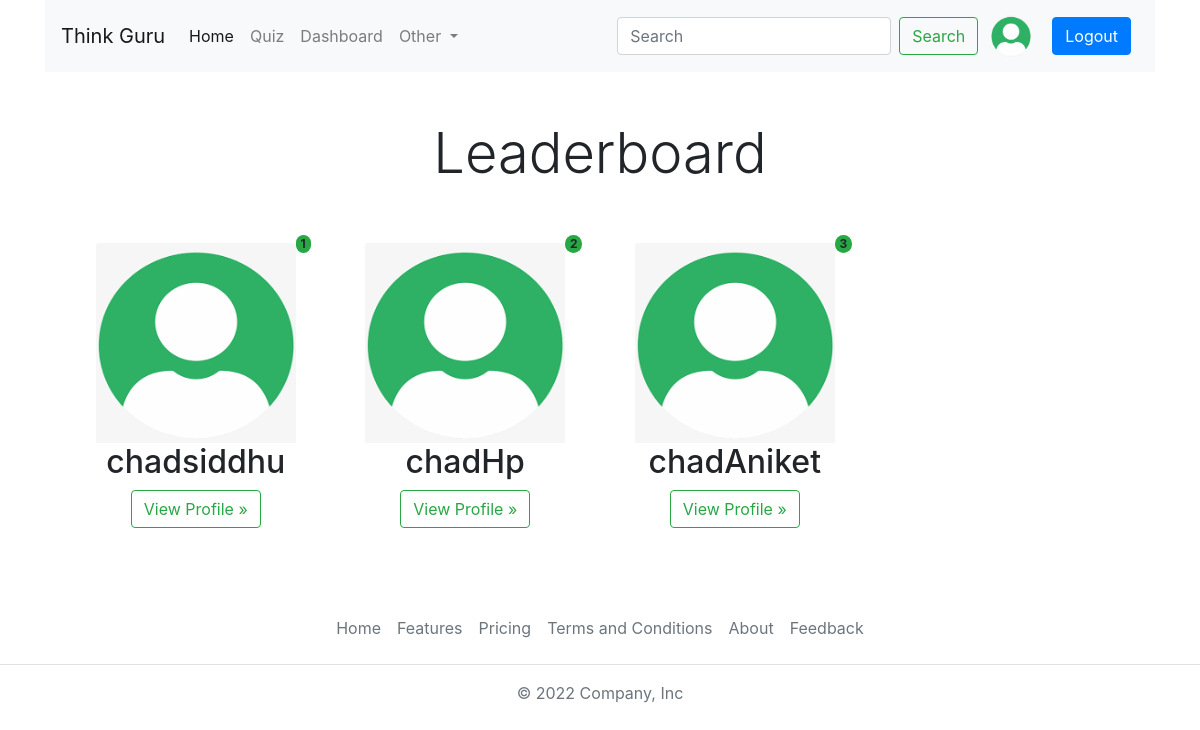
Page /leaderboard/ (signed in) on the committed database.
### account/models.py (models this page shows, shortened)
class Profile(models.Model):
  user = models.OneToOneField(User,on_delete=models.CASCADE)
  bio = models.TextField(null=True,blank=True)
  profile_img = models.ImageField(upload_to='profile_images',default='user_png.png',blank=True)

### quiz/models.py (models this page shows, shortened)
class UserRank(models.Model):
  user = models.OneToOneField(User,on_delete=models.CASCADE)
  rank = models.IntegerField(null=True,blank=True)
  totalScore = models.IntegerField(null=True,blank=True)

### base/views.py (the view)
# urls.py: path('leaderboard/',leaderboardView,name="leaderboard_page"),
def leaderboardView(request):
    leaderboard_users = UserRank.objects.order_by('rank')[0:4]
    user_obj = User.objects.get(username=request.user.username)
    user_profile = Profile.objects.get(user=user_obj)
    context = {"leaderboard_users":leaderboard_users,"login_user":user_obj,"login_profile":user_profile}
    return render(request,"leaderboard.html",context)

### templates/leaderboard.html (shortened to what this page needs)
{% extends "index.html" %}
{% block content %}
<div class="container text-center">
  <h1 class="display-4 text-center my-5">Leaderboard</h1>
  <div class="row row-cols-sm-1 row-cols-md-2 row-cols-lg-3 row-cols-xl-4 mx-3">
    {% for rank in leaderboard_users %}
      <div class="col-lg-4 position-relative mb-4">
        <img src="{{rank.user.profile.profile_img.url}}" class="card-img-top img-fluid mt-2" alt="..." style="height: 200px; width: 200px;">
          <span class="position-absolute top-0 start-90 translate-middle badge rounded-pill bg-success">{{forloop.counter}}</span>
          <h2 class="fw-normal">{{rank.user.username}}</h2>
          <p><a class="btn btn-outline-success" href="{% url 'profile_page' rank.user.username %}">View Profile »</a></p>
      </div>
      {% endfor %}
  </div>
</div>
{% endblock %}

### templates/components/navbar.html (shortened to what this page needs)
<div class="container">
  <nav class="navbar navbar-expand-lg navbar-light bg-light">
    <a class="navbar-brand" href="#">Think Guru</a>
    <div class="collapse navbar-collapse" id="navbarSupportedContent">
      <ul class="navbar-nav mr-auto">
        <li class="nav-item active">
          <a class="nav-link" href="{% url 'home_page' %}">Home<span class="sr-only">(current)</span></a>
        </li>
        <li class="nav-item">
          <a class="nav-link" href="{% url 'allquizpage' %}">Quiz</a>
        </li>
        <li class="nav-item">
          {% if request.user.is_superuser %}
            <a class="nav-link" href="{% url 'dashboard_page' %}">Dashboard</a>
          {% else %}
            <a class="nav-link" href="{% url 'leaderboard_page' %}">Leaderboard</a>
          {% endif %}
        </li>
        <li class="nav-item dropdown">
          <a class="nav-link dropdown-toggle" href="#" id="navbarDropdown" role="button" data-toggle="dropdown"
            aria-haspopup="true" aria-expanded="false">
            Other
          </a>
        </li>
      </ul>
      <form class="form-inline my-2 my-lg-0" action="{% url 'search_users_page' %}">
        <input class="form-control mr-sm-2" type="search" placeholder="Search" aria-label="Search" name="q">
        <button class="btn btn-outline-success my-2 my-sm-0" type="submit">Search</button>
        {% if user.is_authenticated %}
        <a href="" class="btn btn-outline-primary-light">
          <img src="{{login_profile.profile_img.url}}" class="img-fluid rounded-circle" width="40" height="40">
      </a>
        <a href="{%url 'logout_page' %}" class="btn btn-primary m-2">Logout</a>
        {% else %}
        <a href="{%url 'login_page' %}" class="btn btn-primary m-2">Login</a>
        {% endif %}
      </form>
    </div>
  </nav>
</div>

### rows in the picture
Profile: profile_img (picture)
UserRank: user.profile.profile_img (picture), user.username "chadsiddhu"
UserRank: user.profile.profile_img (picture), user.username "chadHp"
UserRank: user.profile.profile_img (picture), user.username "chadAniket"
